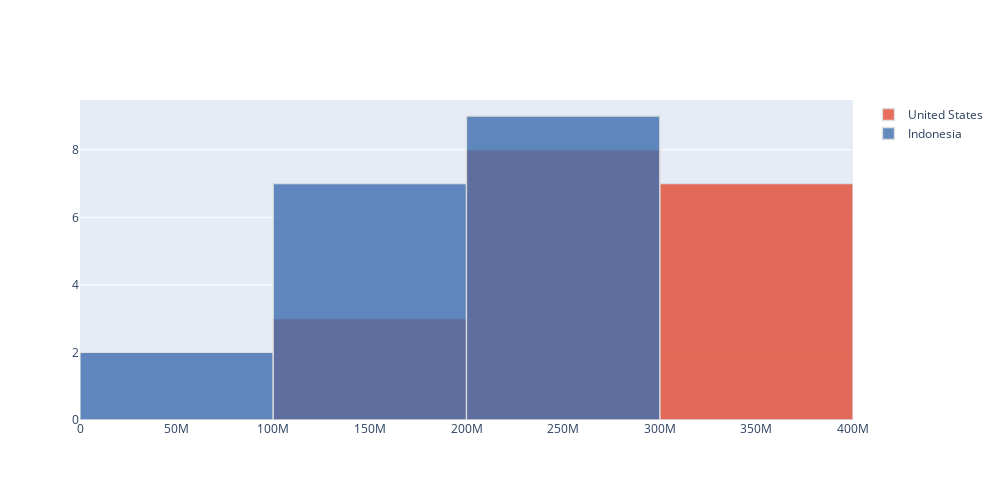

The notebook cell this image was saved under:
### Markdown cell above
## Histogram

### Code cell
df_pivot[['United States', 'Indonesia']].iplot(kind='hist', xTitle='Population',
                                bins=3,layout=layout1)

### Figure 1 — Plotly figure (JSON) as saved in the notebook; plotly's stock layout.template omitted (floating-point values rounded to 4 significant figures)
{"data": [{"histfunc": "count", "histnorm": "", "marker": {"color": "rgba(226, 74, 51, 1.0)", "line": {"color": "#D9D9D9", "width": 1.3}}, "name": "United States", "nbinsx": 3, "opacity": 0.8, "orientation": "v", "type": "histogram", "x": [171685336, 186720571, 199733676, 209513341, 219081251, 229476354, 240499825, 252120309, 265163745, 281710909, 294993511, 309011475, 320878310, 323015995, 325084756, 327096265, 329064917, 331002651]}, {"histfunc": "count", "histnorm": "", "marker": {"color": "rgba(62, 111, 176, 1.0)", "line": {"color": "#D9D9D9", "width": 1.3}}, "name": "Indonesia", "nbinsx": 3, "opacity": 0.8, "orientation": "v", "type": "histogram", "x": [77273425, 87751068, 100267062, 114793178, 130680727, 147447836, 164982451, 181413402, 196934260, 211513823, 226289470, 241834215, 258383256, 261556381, 264650963, 267670543, 270625568, 273523615]}], "layout": {"barmode": "overlay", "height": 500, "width": 1000}}
